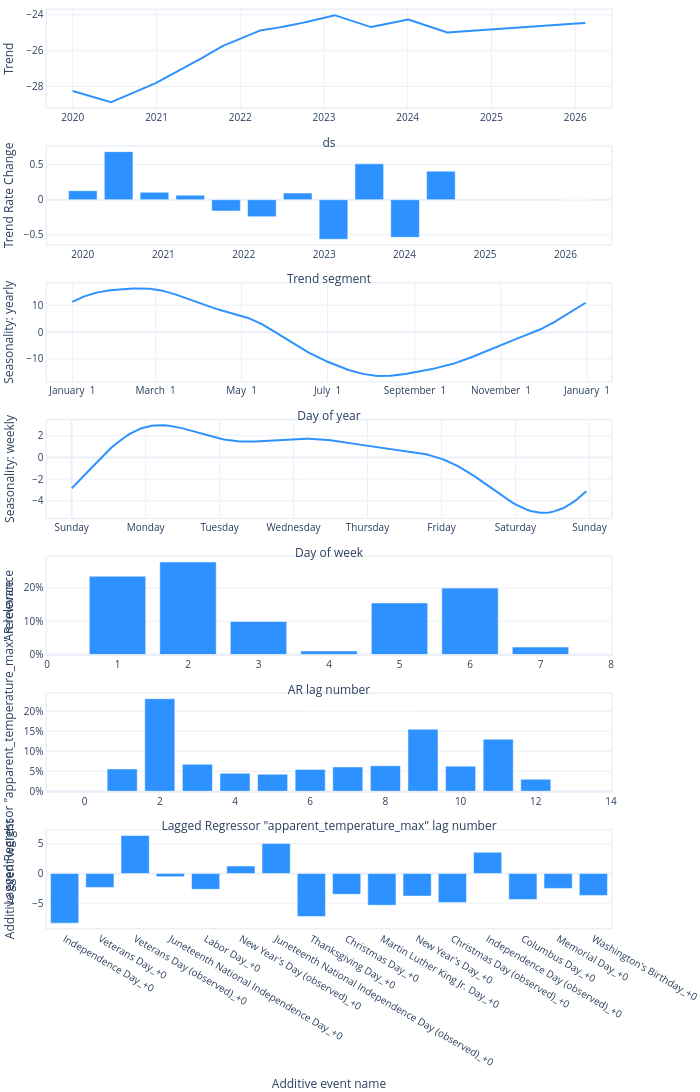

The cell this chart's notebook holds for it:
### Code cell
model.plot_parameters()

### Figure 1 — Plotly figure (JSON) as saved in the notebook; plotly's stock layout.template omitted (floating-point values rounded to 4 significant figures; data arrays with more than 128 entries replaced by an {"elided": "..."} marker saying what was removed)
{"data": [{"fill": "none", "line": {"color": "#2d92ff", "width": 2}, "mode": "lines", "name": "Trend", "type": "scatter", "x": {"elided": "2237 str values"}, "xaxis": "x", "y": {"elided": "2237 float values"}, "yaxis": "y"}, {"marker": {"color": "#2d92ff"}, "name": "Trend Rate Change", "type": "bar", "x": ["2020-01-01T00:00:00", "2020-06-11T14:50:10.909091", "2020-11-21T05:40:21.818182", "2021-05-02T20:30:32.727273", "2021-10-12T11:20:43.636364", "2022-03-24T02:10:54.545455", "2022-09-02T17:01:05.454545", "2023-02-12T07:51:16.363636", "2023-07-24T22:41:27.272727", "2024-01-03T13:31:38.181818", "2024-06-14T04:21:49.090909", "2026-02-14T00:00:00"], "xaxis": "x2", "y": [0.1271, 0.6847, 0.1073, 0.064, -0.1606, -0.2421, 0.09416, -0.5644, 0.511, -0.5368, 0.4057, 0], "yaxis": "y2"}, {"fill": "none", "line": {"color": "#2d92ff", "width": 2}, "mode": "lines", "name": "yearly", "type": "scatter", "x": {"elided": "365 str values"}, "xaxis": "x3", "y": {"elided": "365 float values"}, "yaxis": "y3"}, {"fill": "none", "line": {"color": "#2d92ff", "width": 2}, "mode": "lines", "name": "weekly", "type": "scatter", "x": {"elided": "168 int values"}, "xaxis": "x4", "y": {"elided": "168 float values"}, "yaxis": "y4"}, {"marker": {"color": "#2d92ff"}, "name": "AR", "type": "bar", "x": [7, 6, 5, 4, 3, 2, 1], "xaxis": "x5", "y": [0.02218, 0.1995, 0.1549, 0.01064, 0.09937, 0.2782, 0.2352], "yaxis": "y5"}, {"marker": {"color": "#2d92ff"}, "name": "Lagged Regressor \"apparent_temperature_max\"", "type": "bar", "x": [12, 11, 10, 9, 8, 7, 6, 5, 4, 3, 2, 1], "xaxis": "x6", "y": [0.02998, 0.1302, 0.06265, 0.1553, 0.06376, 0.06091, 0.05465, 0.04264, 0.04488, 0.06738, 0.2318, 0.05584], "yaxis": "y6"}, {"marker": {"color": "#2d92ff"}, "name": "Additive event", "type": "bar", "width": 0.8, "x": ["Independence Day_+0", "Veterans Day_+0", "Veterans Day (observed)_+0", "Juneteenth National Independence Day_+0", "Labor Day_+0", "New Year's Day (observed)_+0", "Juneteenth National Independence Day (observed)_+0", "Thanksgiving Day_+0", "Christmas Day_+0", "Martin Luther King Jr. Day_+0", "New Year's Day_+0", "Christmas Day (observed)_+0", "Independence Day (observed)_+0", "Columbus Day_+0", "Memorial Day_+0", "Washington's Birthday_+0"], "xaxis": "x7", "y": [-8.369, -2.364, 6.407, -0.5461, -2.676, 1.257, 5.051, -7.256, -3.518, -5.348, -3.816, -4.904, 3.571, -4.381, -2.518, -3.727], "yaxis": "y7"}], "layout": {"autosize": true, "font": {"size": 10}, "height": 1470, "hovermode": "x unified", "margin": {"b": 0, "l": 0, "pad": 0, "r": 10, "t": 10}, "showlegend": false, "title": {"font": {"size": 12}}, "width": 700, "xaxis": {"anchor": "y", "domain": [0, 1], "linewidth": 1.5, "mirror": true, "range": ["2019-09-11T00:00:00", "2026-06-06T00:00:00"], "showline": true, "title": {"text": "ds"}, "type": "date"}, "xaxis2": {"anchor": "y2", "domain": [0, 1], "linewidth": 1.5, "mirror": true, "range": ["2019-07-22T09:09:49.090909", "2026-07-26T14:50:10.909091"], "showline": true, "title": {"text": "Trend segment"}, "type": "date"}, "xaxis3": {"anchor": "y3", "domain": [0, 1], "linewidth": 1.5, "mirror": true, "range": ["2016-12-14T00:00:00", "2018-01-18T00:00:00"], "showline": true, "tickformat": "%B %e", "title": {"text": "Day of year"}}, "xaxis4": {"anchor": "y4", "domain": [0, 1], "linewidth": 1.5, "mirror": true, "range": [-8, 175], "showline": true, "tickmode": "array", "ticktext": ["Sunday", "Monday", "Tuesday", "Wednesday", "Thursday", "Friday", "Saturday", "Sunday", "Sunday"], "tickvals": [0, 24, 48, 72, 96, 120, 144, 168, 192], "title": {"text": "Day of week"}}, "xaxis5": {"anchor": "y5", "domain": [0, 1], "linewidth": 1.5, "mirror": true, "range": [0, 8], "showline": true, "title": {"text": "AR lag number"}}, "xaxis6": {"anchor": "y6", "domain": [0, 1], "linewidth": 1.5, "mirror": true, "range": [-1, 14], "showline": true, "title": {"text": "Lagged Regressor \"apparent_temperature_max\" lag number"}}, "xaxis7": {"anchor": "y7", "domain": [0, 1], "linewidth": 1.5, "mirror": true, "showline": true, "title": {"text": "Additive event name"}}, "yaxis": {"anchor": "x", "domain": [0.8939, 1], "linewidth": 1.5, "mirror": true, "rangemode": "normal", "showline": true, "title": {"text": "Trend"}}, "yaxis2": {"anchor": "x2", "domain": [0.7449, 0.851], "linewidth": 1.5, "mirror": true, "rangemode": "normal", "showline": true, "title": {"text": "Trend Rate Change"}}, "yaxis3": {"anchor": "x3", "domain": [0.5959, 0.702], "linewidth": 1.5, "mirror": true, "rangemode": "normal", "showline": true, "title": {"text": "Seasonality: yearly"}}, "yaxis4": {"anchor": "x4", "domain": [0.4469, 0.5531], "linewidth": 1.5, "mirror": true, "rangemode": "normal", "showline": true, "title": {"text": "Seasonality: weekly"}}, "yaxis5": {"anchor": "x5", "domain": [0.298, 0.4041], "linewidth": 1.5, "mirror": true, "rangemode": "normal", "showline": true, "tickformat": ",.0%", "title": {"text": "AR relevance"}}, "yaxis6": {"anchor": "x6", "domain": [0.149, 0.2551], "linewidth": 1.5, "mirror": true, "rangemode": "normal", "showline": true, "tickformat": ",.0%", "title": {"text": "Lagged Regressor \"apparent_temperature_max\" relevance"}}, "yaxis7": {"anchor": "x7", "domain": [0, 0.1061], "linewidth": 1.5, "mirror": true, "rangemode": "normal", "showline": true, "title": {"text": "Additive event weight"}}}}
